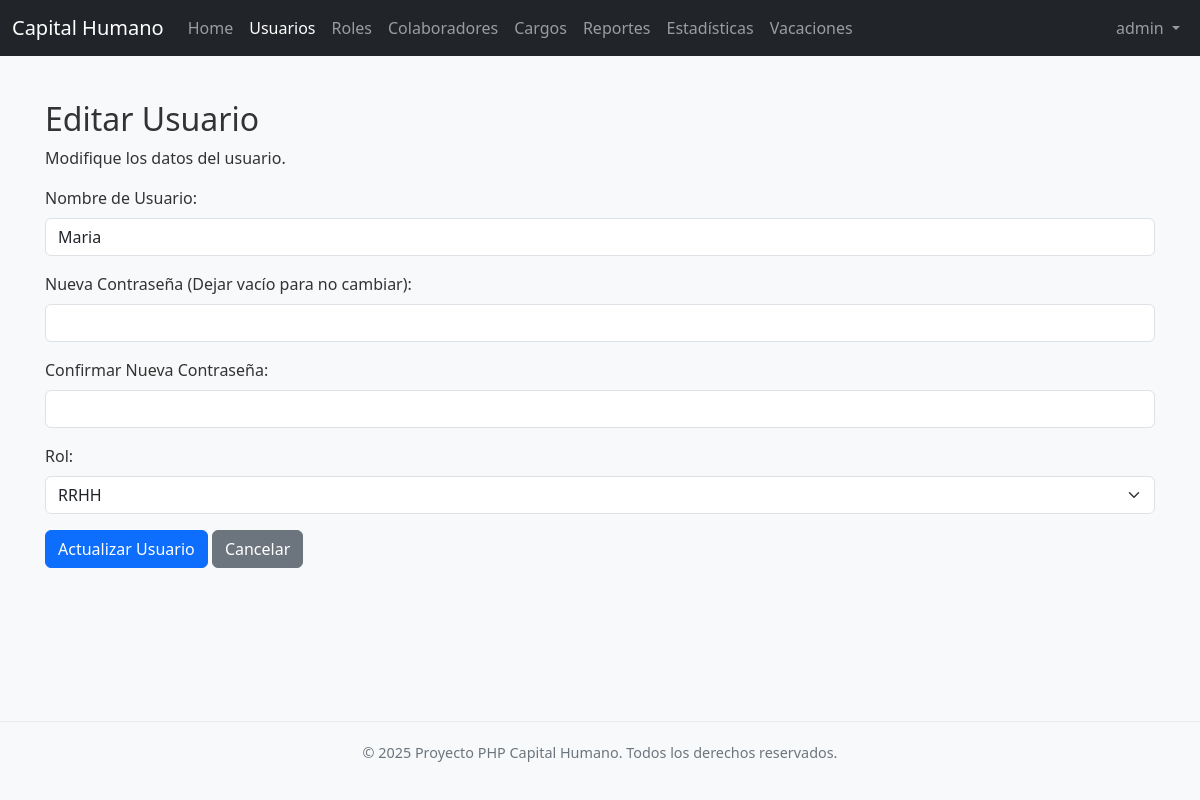
Before: /usuarios/editar.php?id=3 (signed in) with the older database file.
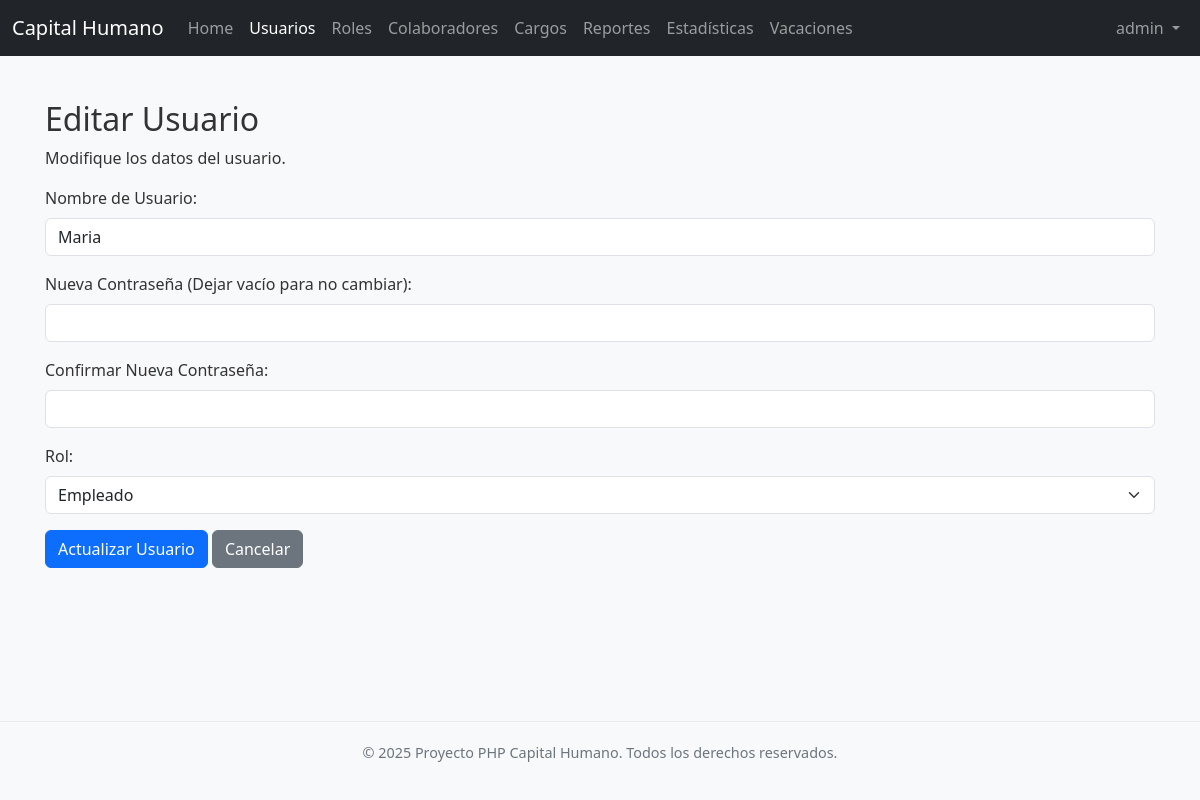
After: the same page with the newer database file.
### tables this page shows
CREATE TABLE IF NOT EXISTS `usuarios` (
  `id` int NOT NULL AUTO_INCREMENT,
  `nombre_usuario` varchar(50) NOT NULL,
  `contrasena` varchar(255) NOT NULL,
  `id_rol` int DEFAULT '3',
  `activo` tinyint(1) DEFAULT '1',
  PRIMARY KEY (`id`),
  UNIQUE KEY `nombre_usuario` (`nombre_usuario`),
  KEY `usuarios_rol_fk` (`id_rol`)
);

CREATE TABLE IF NOT EXISTS `roles` (
  `id_rol` int NOT NULL AUTO_INCREMENT,
  `nombre_rol` varchar(50) NOT NULL,
  `descripcion` text,
  PRIMARY KEY (`id_rol`),
  UNIQUE KEY `nombre_rol` (`nombre_rol`)
);

### usuarios/funciones.php (called while the page is built, shortened)
<?php
function getUsuarioById($link, $id) {
    $usuario = null;
    $sql = "SELECT id, nombre_usuario, contrasena, id_rol, activo FROM usuarios WHERE id = ?";
    if ($stmt = mysqli_prepare($link, $sql)) {
        mysqli_stmt_bind_param($stmt, "i", $id);
        if (mysqli_stmt_execute($stmt)) {
            $result = mysqli_stmt_get_result($stmt);
            if (mysqli_num_rows($result) == 1) {
                $usuario = mysqli_fetch_assoc($result);
            }
        }
    }
    return $usuario;
}
function getRoles($link) {
    $roles = [];
    $sql = "SELECT id_rol, nombre_rol FROM roles ORDER BY nombre_rol ASC";
    if ($result = mysqli_query($link, $sql)) {
        while ($row = mysqli_fetch_assoc($result)) {
            $roles[] = $row;
        }
    }
    return $roles;
}
?>

### usuarios/editar.php (the view, shortened to what the changed rows need)
<?php
require_once '../config.php';
require_once 'funciones.php';
require_once '../includes/navbar.php';
$id = $nombre_usuario = $contrasena = $confirm_contrasena = "";
$nombre_usuario_err = $contrasena_err = $confirm_contrasena_err = $rol_err = "";
$id_rol = '';
$roles = getRoles($link);
if ($_SERVER["REQUEST_METHOD"] == "POST") {
    $id = $_POST["id"];
    if (empty(trim($_POST["nombre_usuario"]))) {
        $nombre_usuario_err = "Por favor ingrese un nombre de usuario.";
    } else {
        $sql = "SELECT id FROM usuarios WHERE nombre_usuario = ? AND id != ?";
        if ($stmt = mysqli_prepare($link, $sql)) {
            mysqli_stmt_bind_param($stmt, "si", $param_nombre_usuario, $param_id);
            $param_nombre_usuario = trim($_POST["nombre_usuario"]);
            $param_id = $id;
            if (mysqli_stmt_execute($stmt)) {
                mysqli_stmt_store_result($stmt);
                if (mysqli_stmt_num_rows($stmt) == 1) {
                    $nombre_usuario_err = "Este nombre de usuario ya está en uso por otro usuario.";
                } else {
                    $nombre_usuario = trim($_POST["nombre_usuario"]);
                }
            } else {
                echo "¡Ups! Algo salió mal al verificar el usuario.";
            }
            mysqli_stmt_close($stmt);
        }
    }
    $contrasena_nueva = trim($_POST["contrasena"]);
    $confirm_contrasena = trim($_POST["confirm_contrasena"]);
    if (!empty($contrasena_nueva)) {
        if (strlen($contrasena_nueva) < 6) {
            $contrasena_err = "La contraseña debe tener al menos 6 caracteres.";
        } else {
            $contrasena = $contrasena_nueva;
        }
        if (empty($confirm_contrasena)) {
            $confirm_contrasena_err = "Por favor confirme la nueva contraseña.";
        } elseif (empty($contrasena_err) && ($contrasena != $confirm_contrasena)) {
            $confirm_contrasena_err = "Las contraseñas no coinciden.";
        }
    }
    if (empty($_POST["id_rol"]) || !is_numeric($_POST["id_rol"])) {
        $rol_err = "Por favor seleccione un rol válido.";
    } else {
        $id_rol = (int)$_POST["id_rol"];
    }
    if (empty($nombre_usuario_err) && empty($contrasena_err) && empty($confirm_contrasena_err) && empty($rol_err)) {
        if (actualizarUsuario($link, $id, $nombre_usuario, $contrasena, $id_rol)) {
            header("location: index.php?msg=actualizado");
            exit();
        } else {
            echo '<div class="alert alert-danger">Error al actualizar el usuario. Puede que el nombre de usuario ya exista.</div>';
        }
    }
    mysqli_close($link);
} else {
    if (isset($_GET["id"]) && !empty(trim($_GET["id"]))) {
        $id = trim($_GET["id"]);
        $usuario_data = getUsuarioById($link, $id);
        if ($usuario_data) {
            $nombre_usuario = $usuario_data['nombre_usuario'];
            $id_rol = $usuario_data['id_rol'];
        } else {
            header("location: index.php");
            exit();
        }
    } else {
        header("location: index.php");
        exit();
    }
}
?>
<!DOCTYPE html>
<html lang="es">
<head>
    <link href="https://cdn.jsdelivr.net/npm/bootstrap@5.3.3/dist/css/bootstrap.min.css" rel="stylesheet">
    <link rel="stylesheet" href="../css/style.css">
</head>
<body>
    <div class="container mt-4 content-wrapper">
        <h2>Editar Usuario</h2>
        <form action="<?php echo htmlspecialchars($_SERVER["PHP_SELF"]); ?>" method="post">
            <div class="mb-3 <?php echo (!empty($nombre_usuario_err)) ? 'has-error' : ''; ?>">
                <label for="nombre_usuario" class="form-label">Nombre de Usuario:</label>
                <input type="text" name="nombre_usuario" id="nombre_usuario" class="form-control" value="<?php echo htmlspecialchars($nombre_usuario); ?>">
            </div>
            <div class="mb-3 <?php echo (!empty($rol_err)) ? 'has-error' : ''; ?>">
                <label for="id_rol" class="form-label">Rol:</label>
                <select name="id_rol" id="id_rol" class="form-select">
                    <?php foreach ($roles as $rol): ?>
                        <option value="<?php echo htmlspecialchars($rol['id_rol']); ?>" <?php echo ($id_rol == $rol['id_rol']) ? 'selected' : ''; ?>>
                            <?php echo htmlspecialchars($rol['nombre_rol']); ?>
                        </option>
                    <?php endforeach; ?>
                </select>
            </div>
        </form>
    </div>
</body>
</html>

Changed rows visible on the page:
changed usuarios "Maria": id_rol "RRHH" → "Empleado"
